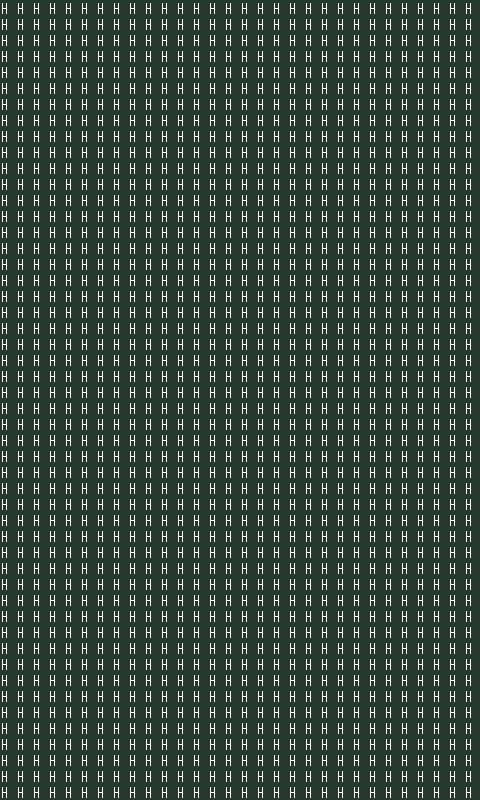

A level layout from a 2D game, rendered from its tile map. Below: a short description, then the map file with its tile-grid data intact:
An orthogonal 30x50 tile map with 16x16 px tiles, 1 tile layer (prototype).

<map version="1.10" tiledversion="1.10.2" orientation="orthogonal" renderorder="right-down" width="30" height="50" tilewidth="16" tileheight="16" infinite="0" nextlayerid="9" nextobjectid="1">
 <tileset firstgid="110" source="HiddenJungle_TSX.tsx" />
 <layer id="1" name="prototype" width="30" height="50">
  <data encoding="csv">
206,206,206,206,206,206,206,206,206,206,206,206,206,206,206,206,206,206,206,206,206,206,206,206,206,206,206,206,206,206,
206,206,206,206,206,206,206,206,206,206,206,206,206,206,206,206,206,206,206,206,206,206,206,206,206,206,206,206,206,206,
206,206,206,206,206,206,206,206,206,206,206,206,206,206,206,206,206,206,206,206,206,206,206,206,206,206,206,206,206,206,
206,206,206,206,206,206,206,206,206,206,206,206,206,206,206,206,206,206,206,206,206,206,206,206,206,206,206,206,206,206,
206,206,206,206,206,206,206,206,206,206,206,206,206,206,206,206,206,206,206,206,206,206,206,206,206,206,206,206,206,206,
206,206,206,206,206,206,206,206,206,206,206,206,206,206,206,206,206,206,206,206,206,206,206,206,206,206,206,206,206,206,
206,206,206,206,206,206,206,206,206,206,206,206,206,206,206,206,206,206,206,206,206,206,206,206,206,206,206,206,206,206,
206,206,206,206,206,206,206,206,206,206,206,206,206,206,206,206,206,206,206,206,206,206,206,206,206,206,206,206,206,206,
206,206,206,206,206,206,206,206,206,206,206,206,206,206,206,206,206,206,206,206,206,206,206,206,206,206,206,206,206,206,
206,206,206,206,206,206,206,206,206,206,206,206,206,206,206,206,206,206,206,206,206,206,206,206,206,206,206,206,206,206,
206,206,206,206,206,206,206,206,206,206,206,206,206,206,206,206,206,206,206,206,206,206,206,206,206,206,206,206,206,206,
206,206,206,206,206,206,206,206,206,206,206,206,206,206,206,206,206,206,206,206,206,206,206,206,206,206,206,206,206,206,
206,206,206,206,206,206,206,206,206,206,206,206,206,206,206,206,206,206,206,206,206,206,206,206,206,206,206,206,206,206,
206,206,206,206,206,206,206,206,206,206,206,206,206,206,206,206,206,206,206,206,206,206,206,206,206,206,206,206,206,206,
206,206,206,206,206,206,206,206,206,206,206,206,206,206,206,206,206,206,206,206,206,206,206,206,206,206,206,206,206,206,
206,206,206,206,206,206,206,206,206,206,206,206,206,206,206,206,206,206,206,206,206,206,206,206,206,206,206,206,206,206,
206,206,206,206,206,206,206,206,206,206,206,206,206,206,206,206,206,206,206,206,206,206,206,206,206,206,206,206,206,206,
206,206,206,206,206,206,206,206,206,206,206,206,206,206,206,206,206,206,206,206,206,206,206,206,206,206,206,206,206,206,
206,206,206,206,206,206,206,206,206,206,206,206,206,206,206,206,206,206,206,206,206,206,206,206,206,206,206,206,206,206,
206,206,206,206,206,206,206,206,206,206,206,206,206,206,206,206,206,206,206,206,206,206,206,206,206,206,206,206,206,206,
206,206,206,206,206,206,206,206,206,206,206,206,206,206,206,206,206,206,206,206,206,206,206,206,206,206,206,206,206,206,
206,206,206,206,206,206,206,206,206,206,206,206,206,206,206,206,206,206,206,206,206,206,206,206,206,206,206,206,206,206,
206,206,206,206,206,206,206,206,206,206,206,206,206,206,206,206,206,206,206,206,206,206,206,206,206,206,206,206,206,206,
206,206,206,206,206,206,206,206,206,206,206,206,206,206,206,206,206,206,206,206,206,206,206,206,206,206,206,206,206,206,
206,206,206,206,206,206,206,206,206,206,206,206,206,206,206,206,206,206,206,206,206,206,206,206,206,206,206,206,206,206,
206,206,206,206,206,206,206,206,206,206,206,206,206,206,206,206,206,206,206,206,206,206,206,206,206,206,206,206,206,206,
206,206,206,206,206,206,206,206,206,206,206,206,206,206,206,206,206,206,206,206,206,206,206,206,206,206,206,206,206,206,
206,206,206,206,206,206,206,206,206,206,206,206,206,206,206,206,206,206,206,206,206,206,206,206,206,206,206,206,206,206,
206,206,206,206,206,206,206,206,206,206,206,206,206,206,206,206,206,206,206,206,206,206,206,206,206,206,206,206,206,206,
206,206,206,206,206,206,206,206,206,206,206,206,206,206,206,206,206,206,206,206,206,206,206,206,206,206,206,206,206,206,
206,206,206,206,206,206,206,206,206,206,206,206,206,206,206,206,206,206,206,206,206,206,206,206,206,206,206,206,206,206,
206,206,206,206,206,206,206,206,206,206,206,206,206,206,206,206,206,206,206,206,206,206,206,206,206,206,206,206,206,206,
206,206,206,206,206,206,206,206,206,206,206,206,206,206,206,206,206,206,206,206,206,206,206,206,206,206,206,206,206,206,
206,206,206,206,206,206,206,206,206,206,206,206,206,206,206,206,206,206,206,206,206,206,206,206,206,206,206,206,206,206,
206,206,206,206,206,206,206,206,206,206,206,206,206,206,206,206,206,206,206,206,206,206,206,206,206,206,206,206,206,206,
206,206,206,206,206,206,206,206,206,206,206,206,206,206,206,206,206,206,206,206,206,206,206,206,206,206,206,206,206,206,
206,206,206,206,206,206,206,206,206,206,206,206,206,206,206,206,206,206,206,206,206,206,206,206,206,206,206,206,206,206,
206,206,206,206,206,206,206,206,206,206,206,206,206,206,206,206,206,206,206,206,206,206,206,206,206,206,206,206,206,206,
206,206,206,206,206,206,206,206,206,206,206,206,206,206,206,206,206,206,206,206,206,206,206,206,206,206,206,206,206,206,
206,206,206,206,206,206,206,206,206,206,206,206,206,206,206,206,206,206,206,206,206,206,206,206,206,206,206,206,206,206,
206,206,206,206,206,206,206,206,206,206,206,206,206,206,206,206,206,206,206,206,206,206,206,206,206,206,206,206,206,206,
206,206,206,206,206,206,206,206,206,206,206,206,206,206,206,206,206,206,206,206,206,206,206,206,206,206,206,206,206,206,
206,206,206,206,206,206,206,206,206,206,206,206,206,206,206,206,206,206,206,206,206,206,206,206,206,206,206,206,206,206,
206,206,206,206,206,206,206,206,206,206,206,206,206,206,206,206,206,206,206,206,206,206,206,206,206,206,206,206,206,206,
206,206,206,206,206,206,206,206,206,206,206,206,206,206,206,206,206,206,206,206,206,206,206,206,206,206,206,206,206,206,
206,206,206,206,206,206,206,206,206,206,206,206,206,206,206,206,206,206,206,206,206,206,206,206,206,206,206,206,206,206,
206,206,206,206,206,206,206,206,206,206,206,206,206,206,206,206,206,206,206,206,206,206,206,206,206,206,206,206,206,206,
206,206,206,206,206,206,206,206,206,206,206,206,206,206,206,206,206,206,206,206,206,206,206,206,206,206,206,206,206,206,
206,206,206,206,206,206,206,206,206,206,206,206,206,206,206,206,206,206,206,206,206,206,206,206,206,206,206,206,206,206,
206,206,206,206,206,206,206,206,206,206,206,206,206,206,206,206,206,206,206,206,206,206,206,206,206,206,206,206,206,206
</data>
 </layer>
</map>
